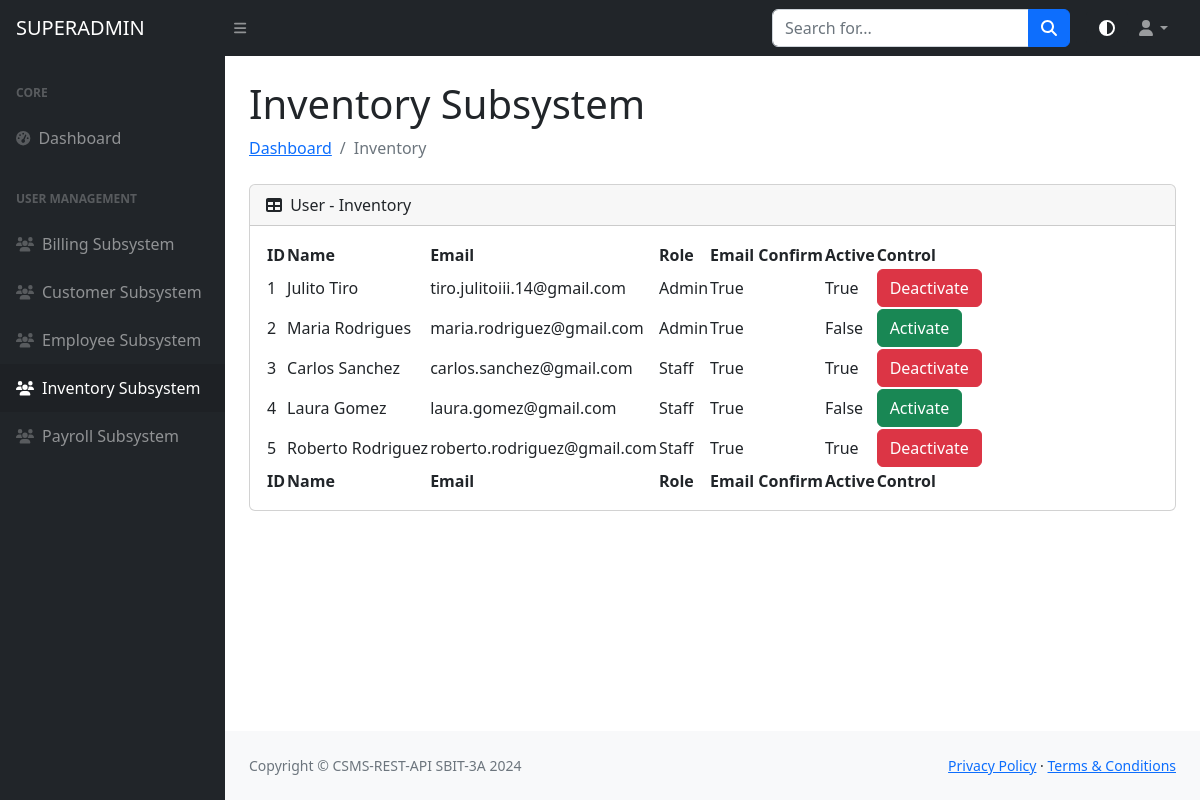
/superadmin/inventory (signed in), run on an earlier commit of the app's database.
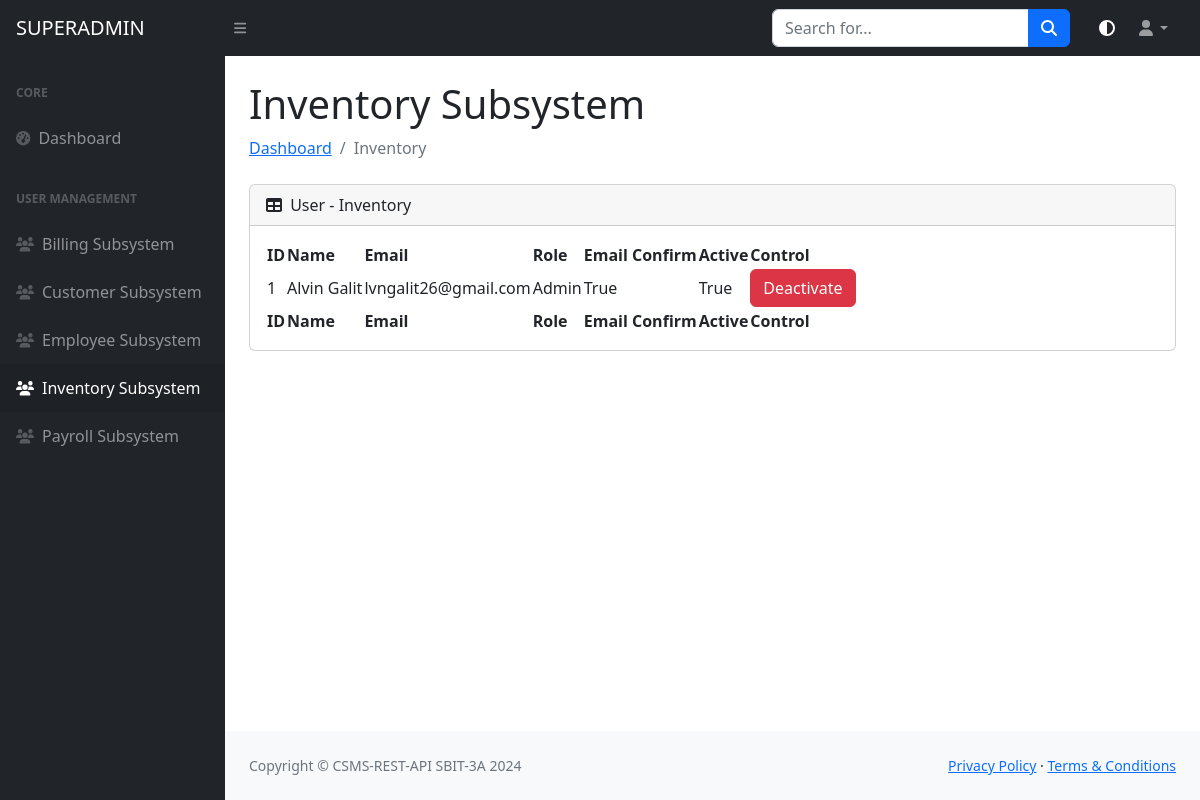
And on a later commit of the database.
### models/ccsms_models.py (models this page shows)
class InventoryAdminLogin(db.Model):
    __tablename__ = "inventory_admin_login_tbl"
    login_id = db.Column(db.Integer, primary_key=True)
    name = db.Column(db.String(50), nullable=True)
    email = db.Column(db.String(100), unique=True, nullable=False)
    password = db.Column(db.String(200), nullable=False)
    role = db.Column(db.String(50), nullable=False)
    is_active = db.Column(db.Boolean, default=False)
    email_confirm = db.Column(db.Boolean, default=False)

### routes/superadmin_routes.py (the view)
@superadmin_api.get("/superadmin/inventory")
@login_required
def inventory_superadmin():
    inventory_admin_logins = InventoryAdminLogin.query.all()
    result = [
        {
            "login_id": entry.login_id,
            "name": entry.name,
            "email": entry.email,
            "role": entry.role,
            "is_active": entry.is_active,
            "email_confirm": entry.email_confirm
        }
        for entry in inventory_admin_logins
    ]
    return render_template("inventory_tables.html", result=result)

### routes/superadmin_routes.py (called while the page is built)
@login_manager.user_loader
def load_user(login_id):
    return db.get_or_404(SuperadminLogin, login_id)

### templates/inventory_tables.html (shortened to what this page needs)
{% include "header.html" %}
{% include "nav_bar.html" %}
{% include "side_nav_bar.html" %}
            <div id="layoutSidenav_content">
                <main>
                    <div class="container-fluid px-4">
                        <h1 class="mt-4">Inventory Subsystem</h1>
                        <ol class="breadcrumb mb-4">
                            <li class="breadcrumb-item"><a href="{{ url_for('superadmin_api.dashboard_superadmin') }}">Dashboard</a></li>
                            <li class="breadcrumb-item active">Inventory</li>
                        </ol>
                        <div class="card mb-4">
                            <div class="card-header">
                                <i class="fas fa-table me-1"></i>
                                User - Inventory
                            </div>
                            <div class="card-body">
                                <table id="datatablesSimple">
                                    <thead>
                                        <tr>
                                            <th>ID</th>
                                            <th>Name</th>
                                            <th>Email</th>
                                            <th>Role</th>
                                            <th>Email Confirm</th>
                                            <th>Active</th>
                                            <th>Control</th>
                                        </tr>
                                    </thead>
                                    <tfoot>
                                        <tr>
                                            <th>ID</th>
                                            <th>Name</th>
                                            <th>Email</th>
                                            <th>Role</th>
                                            <th>Email Confirm</th>
                                            <th>Active</th>
                                            <th>Control</th>
                                        </tr>
                                    </tfoot>
                                    <tbody>
                                        {% for entry in result|sort(attribute='login_id') %}
                                            <tr>
                                                <td>{{ entry.login_id }}</td>
                                                <td>{{ entry.name }}</td>
                                                <td>{{ entry.email }}</td>
                                                <td>{{ entry.role }}</td>
                                                <td>{{ entry.email_confirm }}</td>
                                                <td>{{ entry.is_active }}</td>
                                                <td>
                                                    {% if entry.is_active %}
                                                        <button onclick="confirmDeactivate('{{ entry.login_id }}')" class="btn btn-danger">Deactivate</button>
                                                    {% else %}
                                                        <button onclick="confirmActivate('{{ entry.login_id }}')" class="btn btn-success">Activate</button>
                                                    {% endif %}
                                                </td>
                                            </tr>
                                        {% endfor %}
                                    </tbody>
                                </table>
                            </div>
                        </div>
                    </div>
                </main>
{% include "footer.html" %}

What changed in the data, as far as the page shows it:
removed InventoryAdminLogin: login_id "2", name "Maria Rodrigues", email "maria.rodriguez@gmail.com", role "Admin", email_confirm "True", is_active "False"
removed InventoryAdminLogin: login_id "3", name "Carlos Sanchez", email "carlos.sanchez@gmail.com", role "Staff", email_confirm "True", is_active "True"
removed InventoryAdminLogin: login_id "4", name "Laura Gomez", email "laura.gomez@gmail.com", role "Staff", email_confirm "True", is_active "False"
removed InventoryAdminLogin: login_id "5", name "Roberto Rodriguez", email "roberto.rodriguez@gmail.com", role "Staff", email_confirm "True", is_active "True"
changed InventoryAdminLogin "Admin": name "Julito Tiro" → "Alvin Galit"; email "tiro.julitoiii.14@gmail.com" → "lvngalit26@gmail.com"
